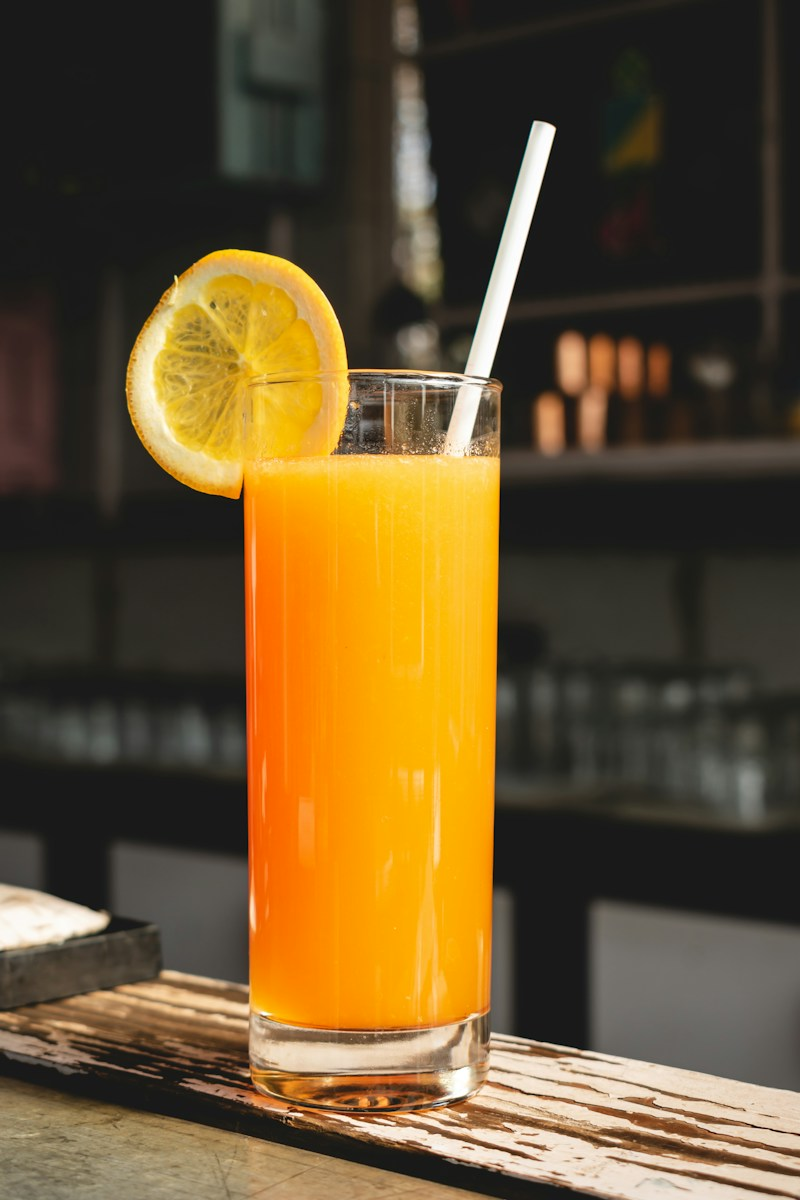
#> input picture sites/super-salad/source/assets/juice.jpg, 800 x 1200 px
$ python prepare-gallery-assets.py
#> lines starting #> are read from the running program, lines starting #| are printed output that depends on the picture
"""Prepare presentation crops from inherited photos; original rights status is unchanged."""
from pathlib import Path
from PIL import Image, ImageDraw, ImageFilter

ROOT = Path(__file__).resolve().parents[1]
image = Image.open(ROOT / "assets/juice.jpg").convert("RGBA")
scale = 3
mask = Image.new("L", (image.width * scale, image.height * scale), 0)
#> mask: PIL image 2400x3600 L; every value is 0
draw = ImageDraw.Draw(mask)


def polygon(points):
    draw.polygon([(x * scale, y * scale) for x, y in points], fill=255)


# The straw, citrus garnish, and glass are masked separately.
polygon([(438, 445), (529, 124), (541, 117), (557, 122), (561, 135), (463, 466)])
draw.ellipse((128 * scale, 249 * scale, 321 * scale, 510 * scale), fill=255)
polygon([
    (256, 388), (286, 376), (342, 368), (404, 368), (471, 377),
    (498, 390), (506, 418), (501, 1039), (497, 1098), (486, 1121),
    (458, 1136), (404, 1144), (338, 1141), (287, 1130), (266, 1114),
    (261, 1087), (251, 438),
])
mask = mask.resize(image.size, Image.Resampling.LANCZOS).filter(ImageFilter.GaussianBlur(0.5))
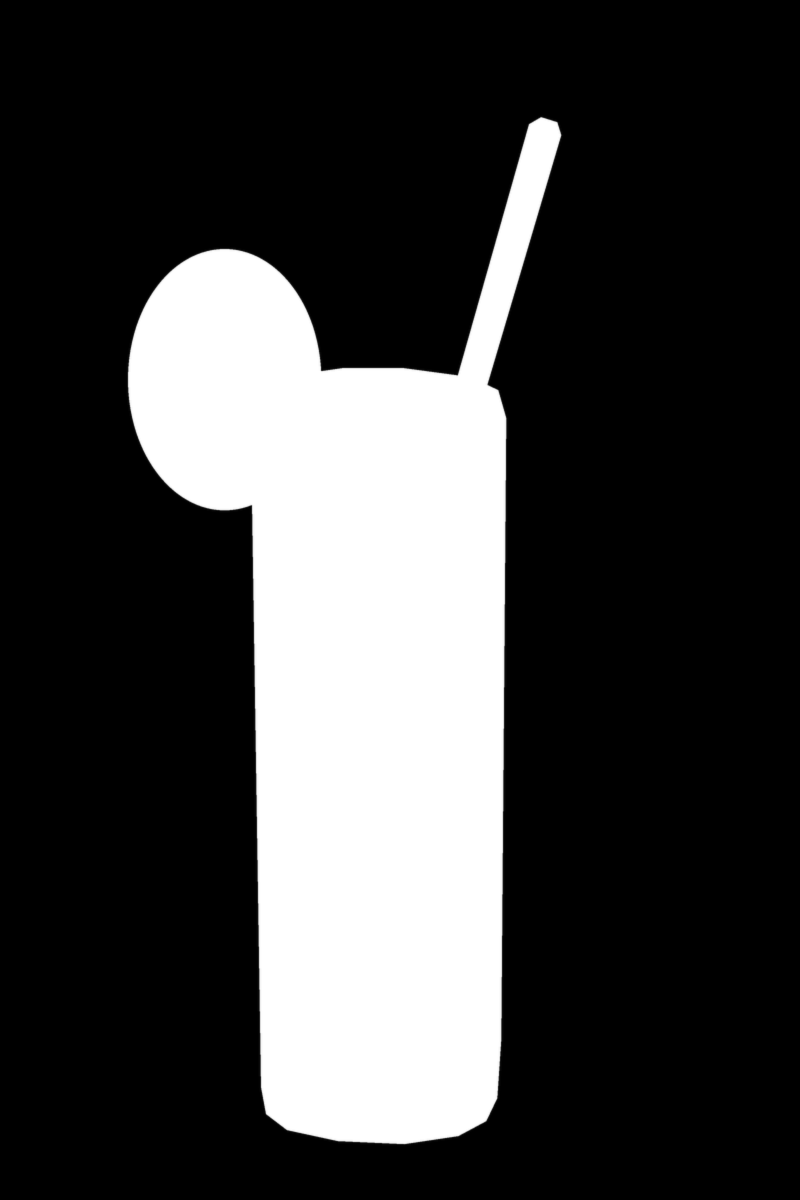
#> mask: PIL image 800x1200 L; min 0, max 255, mean 61
image.putalpha(mask)
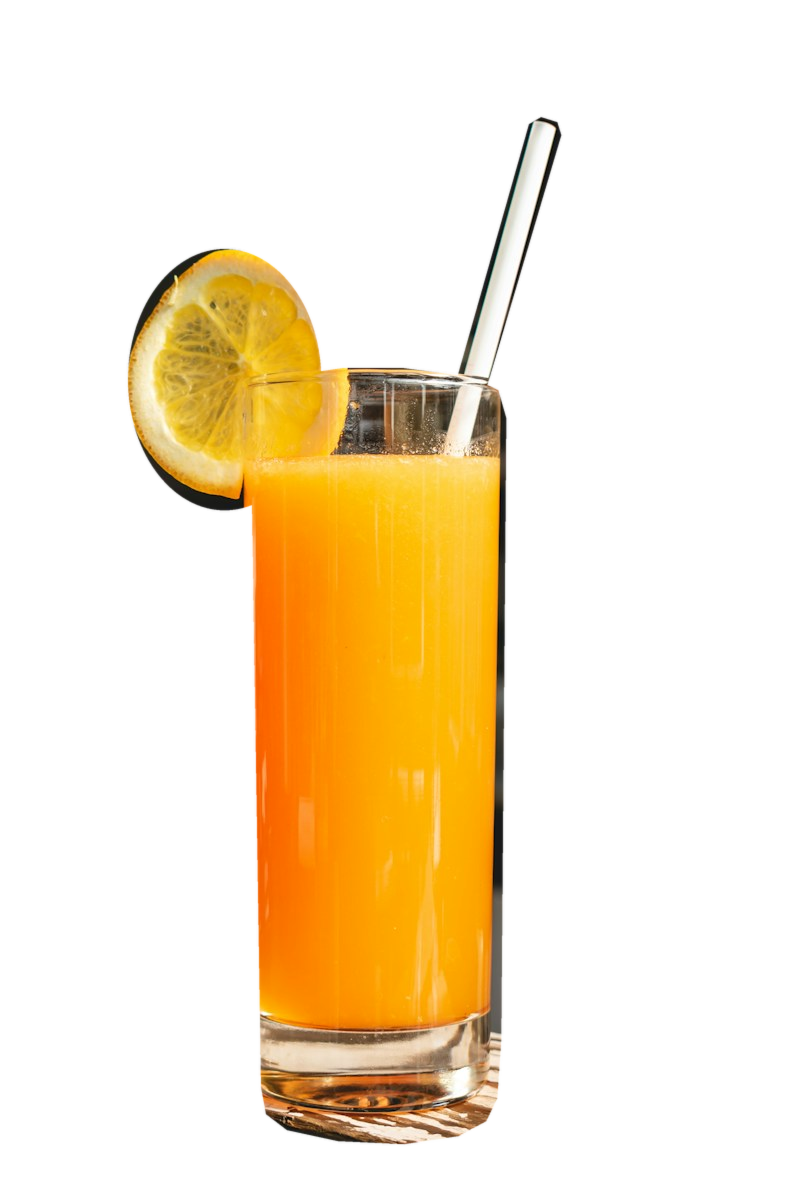
#> image: PIL image 800x1200 RGBA; mean R, G, B, A 103.7, 82.7, 48.1, 61; transparent parts drawn white
image.crop((110, 100, 580, 1160)).save(ROOT / "assets/juice-cutout.webp", "WEBP", quality=93)
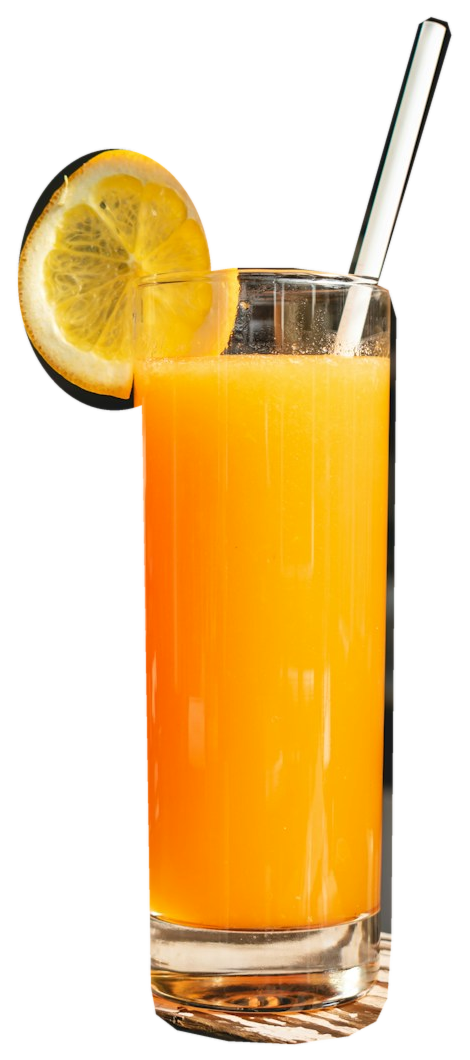
#> saved as juice-cutout.webp: PIL image 470x1060 RGBA; mean R, G, B, A 139.3, 104, 45.1, 117.6; transparent parts drawn white
print("Prepared assets/juice-cutout.webp from the existing juice.jpg.")

Image.open(ROOT / "assets/salad-seasonal.jpg").crop((286, 0, 753, 420)).save(
    ROOT / "assets/bowl-seasonal-crop.webp", "WEBP", quality=93
)
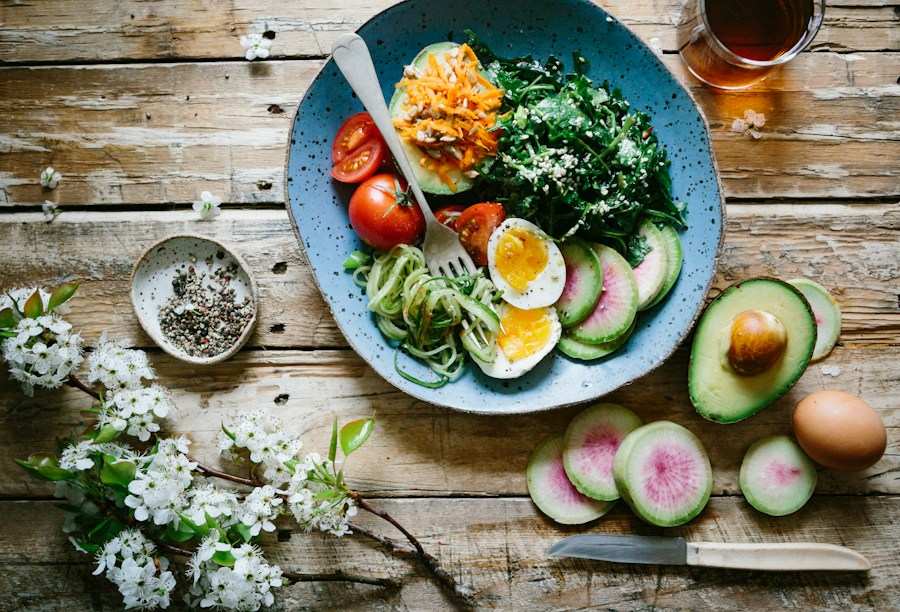
#> input picture sites/super-salad/source/assets/salad-seasonal.jpg, 900 x 612 px
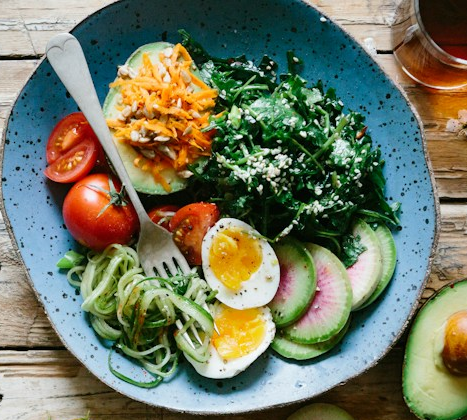
#> saved as bowl-seasonal-crop.webp: PIL image 467x420 RGB; mean R, G, B 114.8, 120.9, 99.1
print("Prepared assets/bowl-seasonal-crop.webp from the existing seasonal photo.")
